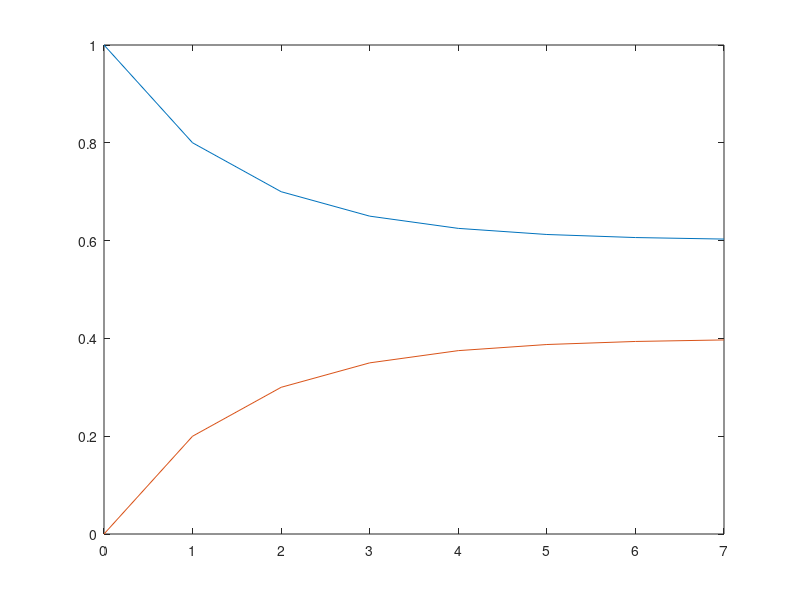

MATLAB code to generate this figure:
%EXPAGE35 Tutorial of Markov programming exercise.  
%
%       This program is a tutorial of MATLAB using
%       the first programming example from Gilbert Strang's
%       ``Introduction to Linear Algebra.''
%       This is Exercise 30 starting on page 35.
%
%       Written by T. Bryan on 16 August 1993. 
%        
clc
echo on

% This program is a tutorial of MATLAB using the
% first programming example from Gilbert Strang's
% ``Introduction to Linear Algebra,'' page 35-36, exercise 30.

% It will be helpful if you have your book open to the exercise.


% This tutorial can be terminated at any time by
% holding down on the ``Control'' key and pressing
% ``c'' on those terminals that have a control key.

pause % Strike any key to continue
clc

% This exercise explores some properties of a
% Markov matrix, named for the Russian
% mathematician A. A. Markov (1856--1922).  A
% Markov matrix has no negative entries and the sum
% down each column is 1.  Markov matrices appear in
% probability theory. To tell you their
% properties are would give away the answers to
% Professor Strang's exercises.  Experiment with
% MATLAB to find their properties.

pause % Strike any key to continue
clc

% The components in the vectors that you are given
% in exercises 29--32 all sum to 1.  They are "probability vectors".


% Let's begin with the programming example in
% exercise 30, p. 36 and explain some of the basic
% MATLAB syntax as we go.  The code will plot a picture
% PROVIDED YOU OPEN A WINDOW. Note: The plot in Exercise 32 is much better!
% For Exercise 32 see the file expage36. The commands in Exercise 30 are

% u = [ 1 ; 0 ]; A = [.8 .3 ; .2 .7];
% x  = u;  k = [ 0:1:7 ];
% while length(x) <= 7
%   u = A*u;  x = [x u];
% end
% plot(k,x)

pause % Strike any key to continue
clc

% Let's examine this script one line at a time.

% This is a MATLAB script file, often called a .m file.
% All computer systems except the Macintosh use an extension
% after the dot; here it is m. The file contains a sequence 
% of MATLAB commands that you want to execute repeatedly.  

pause % Strike any key to continue
clc

% Every line of this script can be executed from
% the MATLAB command line (even loops) so if you
% wish to type the commands at the command line
% without storing them in a file, the results will
% be the same (except that you will have to
% re-type the entire sequence each time you wish
% to execute it).

pause % Strike any key to continue
clc

% Notice that all of these comments begin with the
% percent character (%).  In MATLAB, anything
% typed after a percent sign is a comment and not a command.

% This file begins with the command ``echo on'' which
% displays every command as it is executed, even
% the comments.  Usually we run with ``echo off''
% when we want the results without watching every step.

pause % Strike any key to continue
clc

% The first line of exercise 30 defines a vector u
% and a matrix A.

u = [1; 0]; A = [.8 .3; .2 .7];


% The command

u = [1; 0];

% creates a matrix that has two rows and one
% column (matrices with only one row or column are
% commonly called vectors).  This definition of a
% matrix starts with a left square bracket ``[''
% and ends with a right square bracket ``]''.  The
% semicolon between numbers indicates the start of
% a new row.  New rows may also begin on new lines.

pause % Strike any key to continue
clc

% Thus, the declaration 

u = [1; 0];

% is equivalent to 

u = [ 1
      0 ];


% The end of a command can be indicated in one of
% three ways:
%   (1) by a semicolon ;
%   (2) by a comma ,
%   (3) by a return
% Ending a command with a semicolon stops the
% display of the results of the command, while
% ending with a comma or carriage return do not.

pause % Strike any key to continue
clc

% A handy way to see the value of any variable is
% to type the variable on a line by itself with no
% semicolon, like so

u

pause % Strike any key to continue
clc

% Ending a command with a semicolon or comma
% allows us to put more than one command on a line.


u = [1; 0]; A = [.8 .3; .2 .7];


% The command

A = [.8 .3; .2 .7];

% creates a matrix with two rows and two columns.
% The rows are separated by the semicolon
% between .3 and .2.  An other way to enter A is

 A = [.8 .3
      .2 .7];

pause % Strike any key to continue
clc

% The columns of a matrix can either be separated
% by a space or a comma.  Thus, another equivalent
% method of defining matrix A is

A = [.8, .3
     .2, .7];


% It is more clear to separate columns of a matrix
% with commas when the elements contain
% expressions such as

[4, -2; 4-2, +2 ]

pause % Strike any key to continue
clc

% Typing A by itself displays its contents

A

pause % Strike any key to continue
clc

% The next command

x = u;

% creates a variable called x and assigns it the
% same value as u.  

% Thus

x
u

pause % Strike any key to continue
clc

% The next command

k = [ 0:1:7 ];

% is perhaps one of the most useful features of
% MATLAB: the creation of regularly spaced vectors
% using the ``colon'' notation.  The command means
% ``create a variable called k and fill it with a
% row vector that goes from zero to 7 in steps of 1.


% Thus, the elements of k are

k

pause % Strike any key to continue
clc

% The colon notation can be used to create vectors
% stepping in the opposite direction

9: -1 : 4

pause % Strike any key to continue
clc

% and they can start and stop and be stepped by
% any real number, not just integers

-3*pi: pi: 3*pi

pause % Strike any key to continue
clc

% The next command

% while length(x) <= 7

% is the start of a loop.  The following commands
% until the ``end'' command will be executed
% as long as the statement following ``while'' is true.

pause % Strike any key to continue
clc

% The command ``length(x)'' returns the greater of
% the row and the column dimension.  At the start
% of the loop, x is a 2-by-1 vector, thus

length(x)

% should have returned 2.  

pause % Strike any key to continue
clc

% As we will see, each time we execute the body of
% the loop, one more column is added to x, but the
% number of rows stays the same.  Thus, we are
% asking our loop to continue while the number of
% columns of x is less than or equal to seven.

pause % Strike any key to continue
clc

% The first command inside the loop asks us to
% multiply vector u by matrix A, and replace the
% contents of u by the product.  Thus, the old u is
    
u


% and the new u is

u = A*u

pause % Strike any key to continue
clc

% The next command appends the vector u to the
% vector x and replaces x with the new matrix.
% Thus, the old x is

x


% and the new x is
 
x=[x u]

% This demonstrates a convenient feature of MATLAB
% for creating new matrices.

pause % Strike any key to continue
clc

% The ``end'' command indicates the end of the
% body of the loop.  Now let's allow the loop to
% continue, displaying the intermediate results:
   
 
u = [1;0] ; A = [.8 .3; .2 .7];
x = u; k = [0:1:7];
while length(x) <= 7
  u = A*u
  x = [x u]

disp('Strike any key to continue'); pause;

end


% The last command

plot(k,x)

% plots these eight vectors. Above the numbers 0 to 7 are the 
% two components of the vector at that step. REMEMBER:
% Exercise 32 which is described in expage36 gives a much better plot.

pause % Strike any key to continue
clc

% To complete the exercises in the book, replace

u = [1; 0];

% with

u = [0; 1];

% and 

u = [.5; .5];

% in this MATLAB script and observe the results.
% The plots should all show the same limit [.6 .4].
% This is the "steady state" at the right hand end of the plot.
 
% To save the results of the plot on paper, the
% command is ``print'' (or ``prtsc'' on some
% machines) from the MATLAB command line.

% This concludes the tutorial for exercise 30 on
% Markov matrices.

echo off


